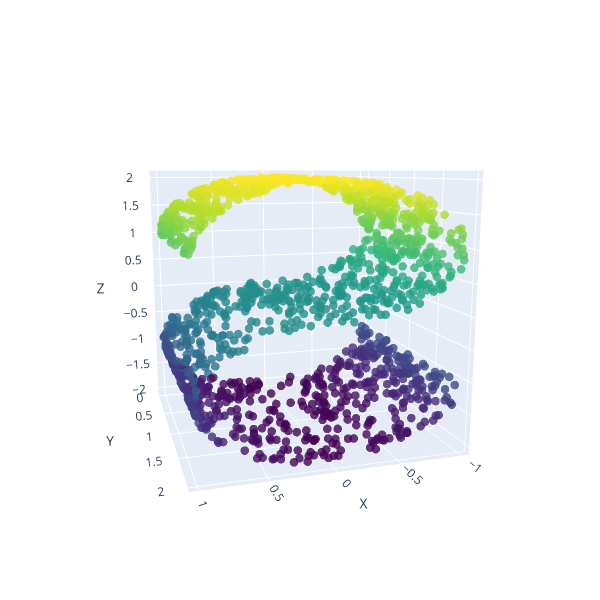

This figure's notebook cell:
### Code cell
def my_2DS():
    n_samples = 1500
    S_points, S_color = datasets.make_s_curve(n_samples, random_state=0)
    return S_points

Y = my_2DS()


fig = go.Figure(data=[go.Scatter3d(
    x=Y[:,0],y=Y[:,1],z=Y[:,2], mode='markers', marker=dict( size=5, color=Y[:, 2], colorscale='Viridis',opacity=0.8 ) )])

fig.update_layout(
    scene=dict(aspectmode='cube', xaxis_title='X', yaxis_title='Y', zaxis_title='Z',camera=dict(eye=dict(x=0.75, y=2.5, z=0.5)) ),
    width=600, height=600, margin=dict(r=30, b=20, l=20, t=20) )
fig.show()

### Figure 1 — Plotly figure (JSON) as saved in the notebook; plotly's stock layout.template omitted (floating-point values rounded to 4 significant figures; data arrays with more than 128 entries replaced by an {"elided": "..."} marker saying what was removed)
{"data": [{"marker": {"color": {"elided": "1500 float values"}, "colorscale": [[0, "#440154"], [0.1111, "#482878"], [0.2222, "#3e4989"], [0.3333, "#31688e"], [0.4444, "#26828e"], [0.5556, "#1f9e89"], [0.6667, "#35b779"], [0.7778, "#6ece58"], [0.8889, "#b5de2b"], [1, "#fde725"]], "opacity": 0.8, "size": 5}, "mode": "markers", "type": "scatter3d", "x": {"elided": "1500 float values"}, "y": {"elided": "1500 float values"}, "z": {"elided": "1500 float values"}}], "layout": {"height": 600, "margin": {"b": 20, "l": 20, "r": 30, "t": 20}, "scene": {"aspectmode": "cube", "camera": {"eye": {"x": 0.75, "y": 2.5, "z": 0.5}}, "xaxis": {"title": {"text": "X"}}, "yaxis": {"title": {"text": "Y"}}, "zaxis": {"title": {"text": "Z"}}}, "width": 600}}
